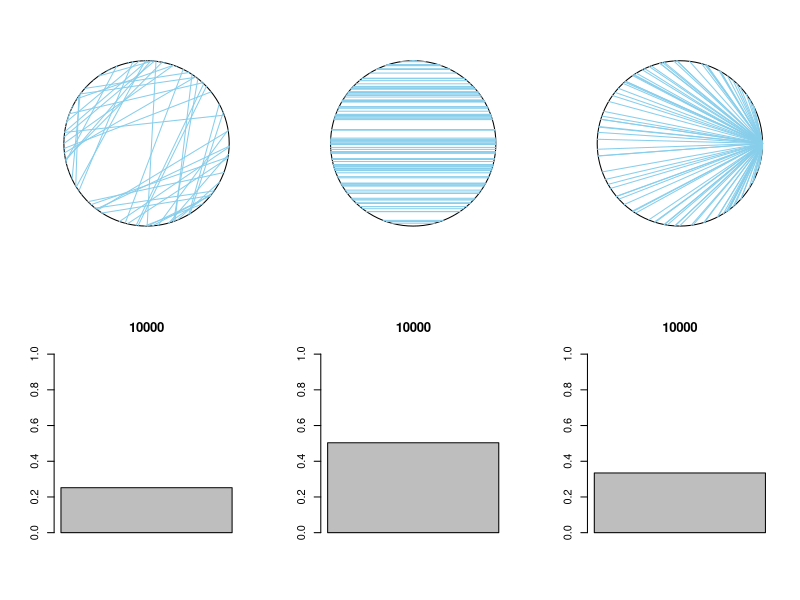

Recreate this plot in R.

#install.packages('plotrix')
require(plotrix) # for drawing circle

#' Example 2.6 (Bertrand's Paradox)
n = 10000

#' Simulation 1
#' We choose values for x and y from [-1, 1] at random.
x = c()
y = c()
while (length(x) < n) {
  tmpx = runif(1) * 2 - 1
  tmpy = runif(1) * 2 - 1
  r = tmpx^2 + tmpy^2
  # Is this point on the circle?
  if (r < 1) {
    x = c(x, tmpx)
    y = c(y, tmpy)
  }
}
L = 2 * sqrt(1-(x^2+y^2))
res1 = length(L[L >= sqrt(3)])

#' Simulation 2
#' We take account of the fact that any rotation of
#' the circle does not change the length of the chord,
#' so we might as well assume in advance that
#' the chord is horizontal.
#' Then we choose r from [-1, 1] at random.
r = runif(n) * 2 - 1
L = 2 * sqrt(1 - r^2)
res2 = length(L[L >= sqrt(3)])

#' Simulation 3
#' We assume that one endpoint, say B, lies at (1, 0)
#' (i.e. that beta=0). Then we choose a value for alpha
#' from [0, 2pi] at random and compute the length of
#' the resulting chord.
alpha = runif(n) * 2 * pi
L = sqrt(2 - 2 * cos(alpha))
res3 = length(L[L >= sqrt(3)])

par(mfrow=c(2,3))

# Drawing first circle
plot(c(), c(), axes=F, xlim=c(-1,1), ylim=c(-1,1), xlab='', ylab='', asp=1)
draw.circle(0, 0, 1, border='black')
for (i in seq(1, n, 100)) {
  sx = x[i]^2
  sy = y[i]^2
  sr = sx + sy
  if (x[i] * y[i] < 0) {
    lines(c(x[i] + sqrt(sx-sr+sy/sr), x[i] - sqrt(sx-sr+sy/sr)),
          c(y[i] + sqrt(sy-sr+sx/sr), y[i] - sqrt(sy-sr+sx/sr)),
          col='skyblue', asp=1)
  } else {
    lines(c(x[i] - sqrt(sx-sr+sy/sr), x[i] - sqrt(sx-sr+sy/sr)),
          c(y[i] + sqrt(sy-sr+sx/sr), y[i] + sqrt(sy-sr+sx/sr)),
          col='skyblue', asp=1)
  }
}

# Drawing second circle
plot(c(), c(), axes=F, xlim=c(-1,1), ylim=c(-1,1), xlab='', ylab='', asp=1)
draw.circle(0, 0, 1, border='black')
for (i in seq(1, n, 100)) {
  lines(c(-sqrt(1-r[i]^2), sqrt(1-r[i]^2)),
        c(r[i], r[i]),
        col='skyblue', asp=1)
}

# Drawing third circle
plot(c(), c(), axes=F, xlim=c(-1,1), ylim=c(-1,1), xlab='', ylab='', asp=1)
draw.circle(0, 0, 1, border='black')
for (i in seq(1, n, 100)) {
  lines(c(1, cos(alpha[i])),
        c(0, sin(alpha[i])),
        col='skyblue', asp=1)
}

# Drawing bars
barplot(res1/n, ylim=c(0, 1), main=n)
barplot(res2/n, ylim=c(0, 1), main=n)
barplot(res3/n, ylim=c(0, 1), main=n)
